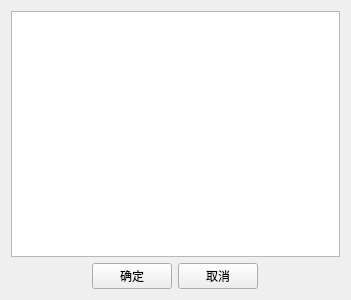
<?xml version="1.0" encoding="UTF-8"?>
<ui version="4.0">
 <class>QZKFeatureAddDig</class>
 <widget class="QWidget" name="QZKFeatureAddDig">
  <property name="geometry">
   <rect>
    <x>0</x>
    <y>0</y>
    <width>351</width>
    <height>300</height>
   </rect>
  </property>
  <property name="windowTitle">
   <string>QZKFeatureAddDig</string>
  </property>
  <layout class="QVBoxLayout" name="verticalLayout">
   <item>
    <widget class="QTreeWidget" name="treeWidget">
     <property name="rootIsDecorated">
      <bool>true</bool>
     </property>
     <property name="allColumnsShowFocus">
      <bool>true</bool>
     </property>
     <property name="columnCount">
      <number>1</number>
     </property>
     <attribute name="headerVisible">
      <bool>false</bool>
     </attribute>
     <column>
      <property name="text">
       <string notr="true">1</string>
      </property>
     </column>
    </widget>
   </item>
   <item>
    <layout class="QGridLayout" name="gridLayout_7">
     <item row="0" column="0">
      <spacer name="horizontalSpacer_4">
       <property name="orientation">
        <enum>Qt::Horizontal</enum>
       </property>
       <property name="sizeHint" stdset="0">
        <size>
         <width>218</width>
         <height>20</height>
        </size>
       </property>
      </spacer>
     </item>
     <item row="0" column="1">
      <widget class="QPushButton" name="pbn_Ok">
       <property name="text">
        <string>确定</string>
       </property>
       <property name="autoDefault">
        <bool>false</bool>
       </property>
      </widget>
     </item>
     <item row="0" column="2">
      <widget class="QPushButton" name="pbn_Cancel">
       <property name="text">
        <string>取消</string>
       </property>
       <property name="autoDefault">
        <bool>false</bool>
       </property>
      </widget>
     </item>
     <item row="0" column="3">
      <spacer name="horizontalSpacer_5">
       <property name="orientation">
        <enum>Qt::Horizontal</enum>
       </property>
       <property name="sizeHint" stdset="0">
        <size>
         <width>218</width>
         <height>20</height>
        </size>
       </property>
      </spacer>
     </item>
    </layout>
   </item>
  </layout>
 </widget>
 <layoutdefault spacing="6" margin="11"/>
 <resources/>
 <connections/>
</ui>
